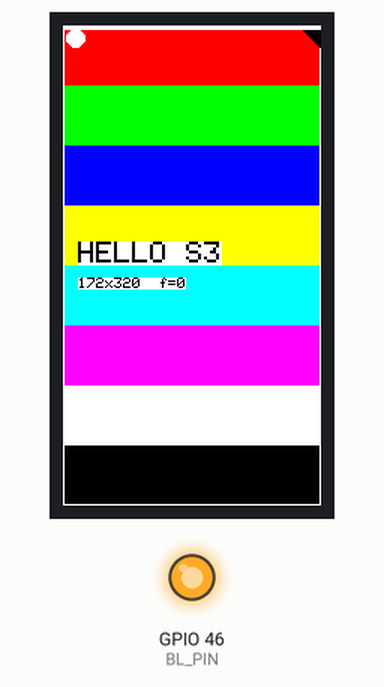
Recording of a sketch running on a simulated ESP32-S3. Parts: 172×320 colour display, output pins drawn as LEDs (lit = HIGH). What the sketch prints to the serial monitor is not drawn.

Above: at 0.58 s.
At 7.77 s:
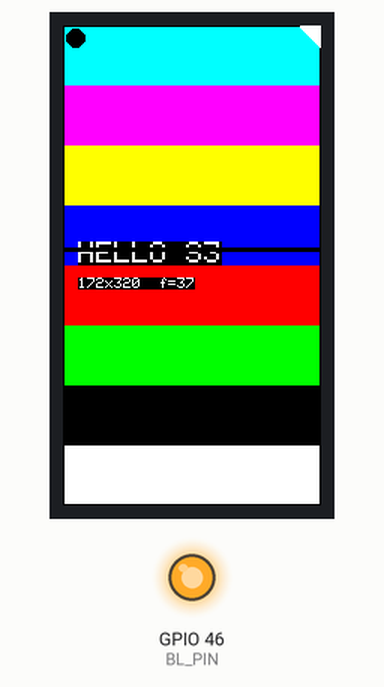
At 15.16 s:
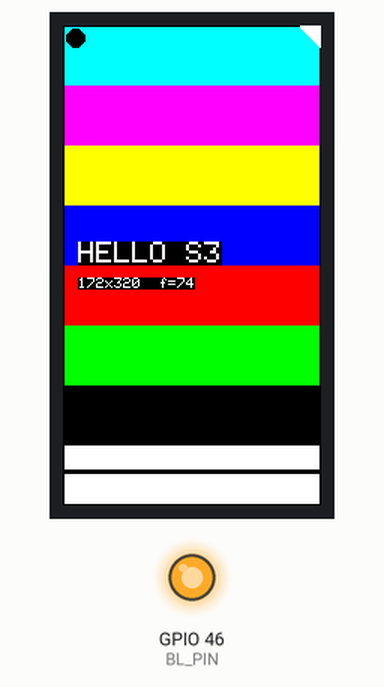
At 15.56 s:
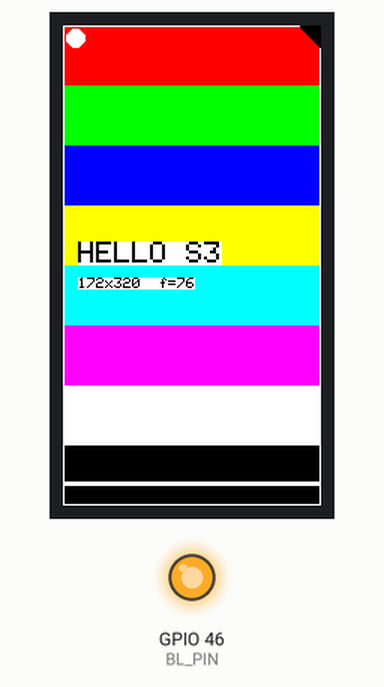
At 15.95 s:
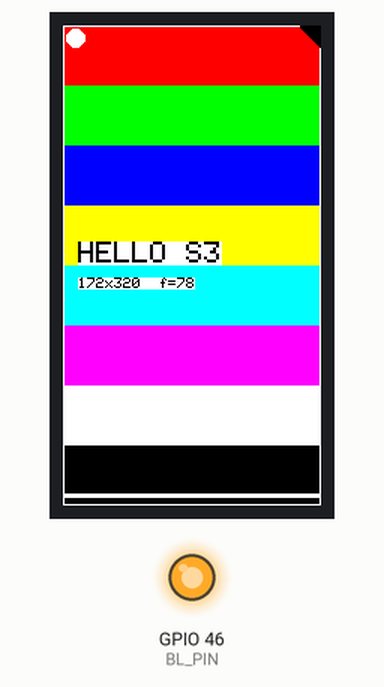
At 30.39 s:
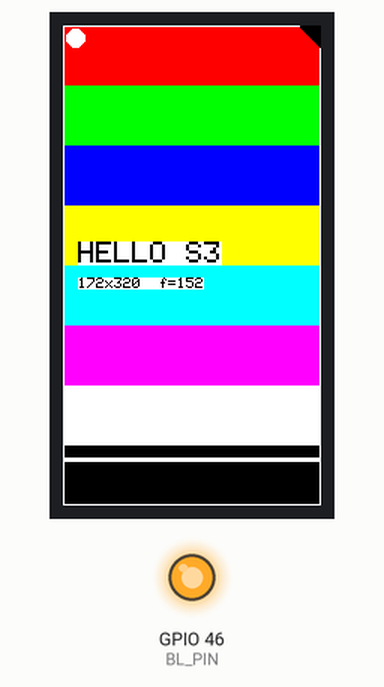

The sketch:

display_test.ino
```cpp
// Display validation sketch for Waveshare ESP32-S3-LCD-1.47
// ST7789, 172x320 IPS. Verifies controller, color order, rotation, and pixel offset.
//
// Pins (from board docs): SCLK=40 MOSI=45 CS=42 DC=41 RST=39 BL=48
// If colors look swapped or the image is shifted/mirrored, tweak the
// CONFIG markers below and reflash — see notes in chat.

#define LGFX_USE_V1
#include <LovyanGFX.hpp>

#define BL_PIN 46   // 1.47B backlight (active HIGH). NOTE: the base 1.47 uses GPIO48;
                    // the *B* revision moved it to 46 (per the official 1.47B schematic).
                    // Defaults OFF via a 10K gate pulldown, so it must be driven HIGH.
// Backlight is driven directly (not via LovyanGFX Light_PWM) — see note on the LGFX class.

// Config replicated from a confirmed-working LovyanGFX project for this exact
// board (ahmadrezarazian/Waveshare_ESP32-S3-LCD1.47_3D-Box). Key fix vs my
// first attempt: spi_3wire=false (this panel is wired 4-wire with a real DC pin).
// NOTE (2026-06-01): the backlight is NOT managed by LovyanGFX here. Its Light_PWM
// uses the LEDC API, which is broken on esp32 Arduino core 3.x (we're on 3.3.8) —
// see LovyanGFX issue #708. That failure leaves the backlight off, which is the
// real cause of the "init OK but black screen" we chased for days. We drive GPIO48
// directly with digitalWrite(HIGH) in setup() instead. (No PWM dimming for now;
// can be restored later via the core-3.x ledcAttach/ledcWrite API if needed.)
class LGFX : public lgfx::LGFX_Device {
  lgfx::Panel_ST7789  _panel;
  lgfx::Bus_SPI       _bus;

public:
  LGFX() {
    { // SPI bus
      auto cfg = _bus.config();
      cfg.spi_host    = SPI3_HOST;
      cfg.spi_mode    = 0;
      cfg.freq_write  = 80000000;   // 80 MHz write clock
      cfg.freq_read   = 16000000;
      cfg.spi_3wire   = false;      // 4-wire SPI with dedicated DC pin (was the bug)
      cfg.use_lock    = true;
      cfg.dma_channel = SPI_DMA_CH_AUTO;
      cfg.pin_sclk    = 40;
      cfg.pin_mosi    = 45;
      cfg.pin_miso    = -1;
      cfg.pin_dc      = 41;
      _bus.config(cfg);
      _panel.setBus(&_bus);
    }
    { // Panel
      auto cfg = _panel.config();
      cfg.pin_cs           = 42;
      cfg.pin_rst          = 39;
      cfg.pin_busy         = -1;
      cfg.memory_width     = 320;
      cfg.memory_height    = 172;
      cfg.panel_width      = 172;
      cfg.panel_height     = 320;
      cfg.offset_x         = 34;    // 172-wide panel centered in controller RAM
      cfg.offset_y         = 0;
      cfg.offset_rotation  = 0;
      cfg.dummy_read_pixel = 8;
      cfg.dummy_read_bits  = 1;
      cfg.readable         = false;
      cfg.invert           = true;
      cfg.rgb_order        = false; // RGB (proven value; flip if red<->blue swap)
      cfg.dlen_16bit       = false;
      cfg.bus_shared       = false;
      _panel.config(cfg);
    }
    // Backlight (GPIO48) is driven manually in setup() — see note above the class.
    setPanel(&_panel);
  }
};

LGFX lcd;

// Full-screen framebuffer sprite. This mirrors the ONLY proven-working code path
// for this exact board (the 3D-Box reference repo draws into a sprite and pushes
// it, rather than issuing primitives straight to the panel). 172x320x2B = ~110 KB,
// allocated from internal SRAM (PSRAM disabled), well within the S3's 512 KB.
LGFX_Sprite fb(&lcd);

void setup() {
  Serial.begin(115200);
  delay(200);
  Serial.println("\n[display_test] booting");

  bool ok = lcd.init();   // returns false if the bus/panel setup failed
  Serial.printf("[display_test] lcd.init() -> %s\n", ok ? "true" : "false");

  lcd.setRotation(0);     // 0/1 = portrait 172x320, 2/3 = landscape 320x172

  // Drive the backlight ON directly. LovyanGFX's Light_PWM (LEDC) is broken on
  // esp32 core 3.x and was leaving this off -> black screen. Plain digitalWrite
  // sidesteps LEDC entirely.
  pinMode(BL_PIN, OUTPUT);
  digitalWrite(BL_PIN, HIGH);
  Serial.printf("[display_test] backlight GPIO%d driven HIGH (direct, no PWM)\n", BL_PIN);

  int w = lcd.width();
  int h = lcd.height();
  Serial.printf("[display_test] panel %d x %d\n", w, h);

  // Allocate the framebuffer sprite and report whether it actually got memory.
  void* buf = fb.createSprite(w, h);
  Serial.printf("[display_test] createSprite(%d,%d) -> %s\n",
                w, h, buf ? "OK" : "FAILED (null)");

  Serial.println("[display_test] entering continuous draw loop");
}

// Render the full test pattern into the sprite, then DMA the whole sprite to the
// panel in one push. Done every frame so a first-frame loss during power-up can't
// leave us stuck on black.
void drawPattern(uint32_t frame) {
  int w = fb.width();
  int h = fb.height();

  // Horizontal color bars across full height (any vertical offset is obvious).
  uint16_t bars[] = { TFT_RED, TFT_GREEN, TFT_BLUE, TFT_YELLOW,
                      TFT_CYAN, TFT_MAGENTA, TFT_WHITE, TFT_BLACK };
  int n = sizeof(bars) / sizeof(bars[0]);
  int bh = h / n;
  for (int i = 0; i < n; i++) {
    fb.fillRect(0, i * bh, w, bh, bars[i]);
  }

  // 1px white frame: if any edge is missing/clipped, the offset is wrong.
  fb.drawRect(0, 0, w, h, TFT_WHITE);

  // Corner markers to check orientation/mirroring.
  fb.fillCircle(8, 8, 6, TFT_WHITE);                      // top-left dot
  fb.fillTriangle(w-1, 0, w-14, 0, w-1, 14, TFT_BLACK);   // top-right notch

  // Live frame counter: if this number climbs, the display is genuinely working.
  fb.setTextColor(TFT_BLACK, TFT_WHITE);
  fb.setTextSize(2);
  fb.setCursor(10, h / 2 - 16);
  fb.print("HELLO S3");
  fb.setTextSize(1);
  fb.setCursor(10, h / 2 + 8);
  fb.printf("%dx%d  f=%lu", w, h, (unsigned long)frame);

  // A bar that sweeps down the screen so motion is unmistakable if it's alive.
  int y = (frame * 4) % h;
  fb.fillRect(0, y, w, 3, TFT_WHITE);

  fb.pushSprite(0, 0);   // single DMA blit of the whole framebuffer
}

void loop() {
  static uint32_t frame = 0;
  static uint32_t t = 0;
  drawPattern(frame);
  frame++;

  if (millis() - t > 1000) {
    t = millis();
    // Debug-plan step #3: toggle hardware inversion once a second. If the panel
    // is alive but the invert setting is wrong, the user will see it flip between
    // a correct image and a photo-negative once per second; logged so the serial
    // trace lines up with whatever is on screen.
    static bool inv = true;   // matches cfg.invert = true
    inv = !inv;
    lcd.invertDisplay(inv);
    Serial.printf("[display_test] alive, frame=%lu, invertDisplay=%s\n",
                  (unsigned long)frame, inv ? "true" : "false");
  }
  delay(30);
}
```

Measured:
- what the display in image 2 shows lasts 0.4 s, from 15.0 s to 15.4 s
